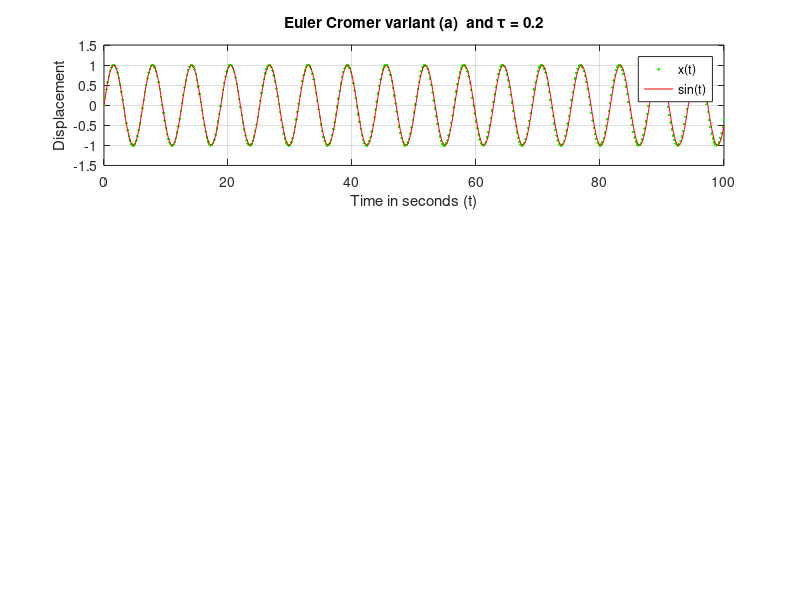

Recreate this plot in MATLAB. (Note: this script raises an error after producing the figure.)
%% This is Euler Cromer algorithm. Molecular Dynamics 9(a) page 96
%% Both variants are implemented, variant = 1 or 2 selects the desired variant.
clear all;
close all;
format long
tau=[0.2 0.02 0.002];
N=100; % The number of seconds
xlim_low=00; xlim_high=xlim_low+100;

% The variable variant has to be either 1 or 2 to select the preferred variant.
% It is 1 when we use (a) implementation Molecular Dynamics 9(a)
% It is 2 when we use (b) implementation Molecular Dynamics 9(a)

variant = 1;  % or 2

str_var='ab';

x_init=0; v_init=1;
x(1)=x_init; % at time 0
v(1)=v_init; % at time 0
t(1)=0;
m=1; e =0.5;
k=1;p(1)=1; pe(1)=(x(1)*x(1))/2;ke(1)=0.5*1*v(1)*v(1);te(1)=pe(1)+ke(1);
for i = 1:length(tau)
    for j= 1:N/tau(i) %1:1000/tau(i) % j is the number of steps and nothing else.
        t(j+1)=j*tau(i); % present discrete time This does not hold for j=0
        % finding x and the new time
        % x(j) is the distance at the jth instance which is at time j*tau
        vdash(j)=k*x(j);
        
        switch variant
            case 1  %% This is variant a
                p(j+1)=p(j)-tau(i)*vdash(j);
                x(j+1)=x(j)+ tau(i)*p(j+1);
            case 2  %% This is variant b
                x(j+1)=x(j)+ tau(i)*p(j);
                p(j+1)=p(j)-tau(i)*k*x(j+1); % because vdash=kx
            otherwise % Means variant variable not set properly.
                disp('The variant value is neither 1 or 2 ');
                quit
        end
        
        v(j+1)=p(j+1);
        pe(j+1)=(x(j+1)*x(j+1))/2;
        ke(j+1)=0.5*1*v(j+1)*v(j+1);
        te(j+1)=pe(j+1)+ke(j+1);
    end
    
    exact_disp(1:length(t))=sin(t);
    exact_energy(1:length(t))=0.5;
    
    figure(1);
    subplot(length(tau),1,i);
    plot(t,x,'g.',t,exact_disp,'r');
    legend('x(t)','sin(t)')
    lim_ax=axis;
    axis([xlim_low xlim_high lim_ax(3) lim_ax(4)]);
    xlabel ('Time in seconds (t)');
    ylabel('Displacement');
    tit_str=['Euler Cromer variant (' num2str(str_var(variant))   ')  and \tau = ' num2str(tau(i)) ];
    title(tit_str)
    grid on;
    remove_extra_space(gca);
    max(x-exact_disp)
    min(x-exact_disp)
    
    
    figure(2);
    subplot(length(tau),1,i)
    plot(t,x-exact_disp,'k');
    legend('x(t)-sin(t)')
    lim_ax=axis;
    axis([xlim_low xlim_high lim_ax(3) lim_ax(4)]);
    xlabel ('Time in seconds (t)');
    ylabel('Error in displacement');
    tit_str=['Euler Cromer variant (' num2str(str_var(variant))   ')  and \tau = ' num2str(tau(i)) ];
    title(tit_str)
    grid on;
    remove_extra_space(gca);
    
    figure(3)
    subplot(length(tau),1,i);
    plot(t,te,'b',t,exact_energy,'k')
    legend('Actual Energy','Exact Energy')
    lim_ax=axis;
    axis([xlim_low xlim_high lim_ax(3) lim_ax(4)]);
    xlabel ('Time in seconds (t)');
    ylabel('Energy' );
    title(tit_str)
    grid on;
    remove_extra_space(gca);
    
    figure(4)
    subplot(length(tau),1,i);
    plot(t,te,'g.',t,exact_energy,'r',t,pe,'b')
    legend('Total Energy','True Total Energy','Potential Energy')
    lim_ax=axis;
    axis([xlim_low xlim_high lim_ax(3) lim_ax(4)]);
    xlabel ('Time in seconds (t)');
    ylabel('Energy' );
    title(tit_str)
    grid on;
    remove_extra_space(gca);
    
    figure(5)
    subplot(length(tau),1,i);
    plot(t,te-exact_energy,'k')
    legend('Total Energy - True Total Energy');
    lim_ax=axis;
    axis([xlim_low xlim_high lim_ax(3) lim_ax(4)]);
    xlabel ('Time in seconds (t)');
    ylabel('Error in Total Energy' );
    title(tit_str)
    grid on;
    remove_extra_space(gca);
    
    figure(6)
    subplot(length(tau),1,i);
    plot(t,v,'k')
    legend('velocity')
    lim_ax=axis;
    axis([xlim_low xlim_high lim_ax(3) lim_ax(4)]);
    xlabel ('Time in seconds (t)');
    ylabel('Velocity');
    title(tit_str)
    grid on;
    remove_extra_space(gca);
    
    if(tau(i) == 0.02)
        figure(7)
        plot(t,x,'r+',t,sin(t),'b',t,v,'gx',t,te,'m');
        legend('x(t)','sin(t)', 'v(t)','E(t)');
        lim_ax=axis;
        axis([xlim_low xlim_high lim_ax(3) lim_ax(4)]);
        xlabel('Time in seconds (t)');
        ylabel('x(t),v(t)');
        title(tit_str)
        grid on;
	remove_extra_space(gca);
        %%%%%%%%%%%%%
        figure(8)
        plot(t,exact_energy,'k',t,te,'m');
        legend('Exact','E(t)');
        lim_ax=axis;
        axis([xlim_low xlim_high lim_ax(3) lim_ax(4)]);
        xlabel('Time in seconds (t)');
        ylabel('Energy');
        title(tit_str)
        grid on;
	remove_extra_space(gca);
        figure(9)
        plot(x,v,'r.');
        lim_ax=axis;
 %       axis([xlim_low xlim_high lim_ax(3) lim_ax(4)]);
        xlabel('Displacement X(t)');
	supl_str=['    Time 00s  to  ',num2str(xlim_high),'s'];
        ylabel('Momentum');
        title([tit_str supl_str])
        grid on;
	remove_extra_space(gca);
	
    end
    
    %pause
    
end

fig_max=9;
file_str=['Euler_Cromer_Variant_',str_var(variant),];
supl_str=['_limit_',num2str(xlim_low),'_',num2str(xlim_high),'s'];
for i=1:fig_max
    file_name=[file_str,supl_str,'_figure',num2str(i),'.jpg']
    figure(i);
%    pause
     saveas(gcf,file_name,'jpg')
end

